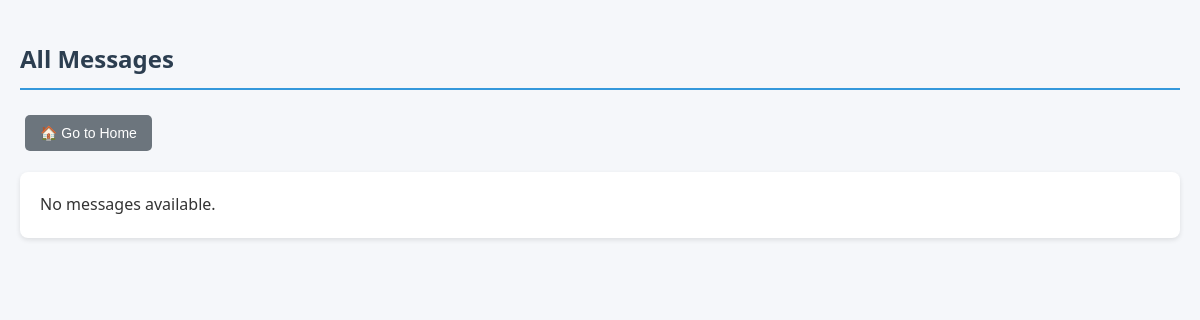
The page /inbox (signed in) on the database as committed earlier.
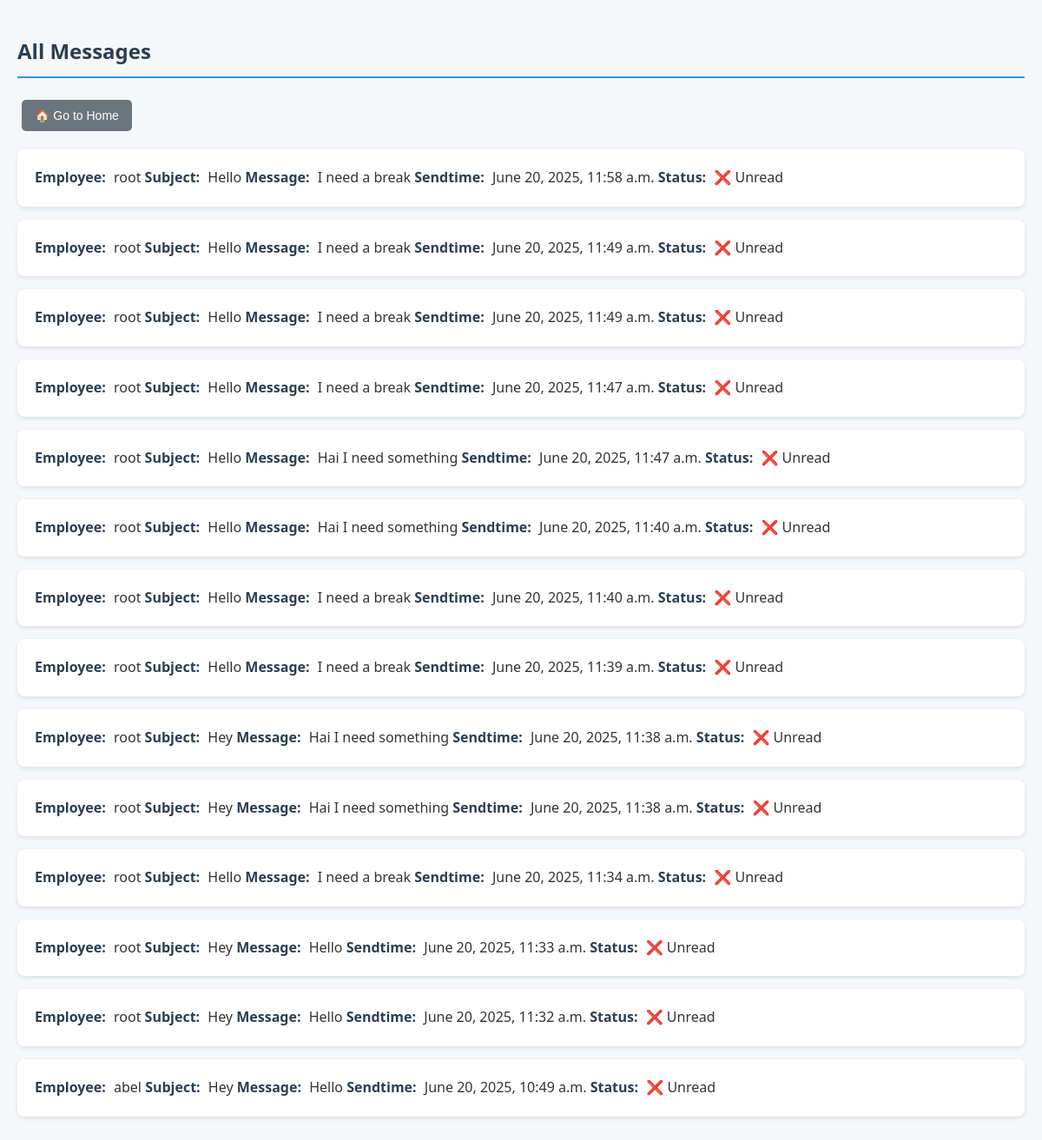
The same page on the database as committed later.
### home/models.py (models this page shows, shortened)
class Message(models.Model):
    sender = models.ForeignKey(User, on_delete=models.CASCADE, related_name='sent_messages')
    subject = models.CharField(max_length=200)
    body = models.TextField()
    sent_at = models.DateTimeField(default=timezone.now)
    read = models.BooleanField(default=False, null=True)

### home/views.py (the view, shortened to what this page needs)
# urls.py: path('inbox', views.inbox, name='inbox'),
@login_required(login_url='signin')
def inbox(request):
    sended_user = Message.objects.filter(sender=request.user).order_by('-sent_at')
    message = Message.objects.all().order_by('-sent_at')
    context = {
        'sended_user': sended_user,
        'message': message,
    }
    return render(request, 'inbox.html', context)

### templates/inbox.html (shortened to what this page needs)
{% load static %}
<!DOCTYPE html>
<html lang="en">
<head>
    <link rel="stylesheet" href="{% static 'sheduler/inbox.css' %}">
        <h2>All Messages</h2>
        <div>
            <a href="{% url 'index' %}">
                <button>🏠 Go to Home</button>
            </a>
        </div>
        <ul>
            {% for message in message %}
                <li>
                    <strong>Employee:</strong> {{ message.sender }}
                    <strong>Subject:</strong> {{ message.subject }}
                    <strong>Message:</strong> {{ message.body }}
                    <strong>Sendtime:</strong> {{ message.sent_at }}
                    <strong>Status:</strong>
                        {% if message.read %}
                            ✅ Read
                        {% else %}
                            ❌ Unread
                        {% endif %}
                </li>
            {% empty %}
                <li>No messages available.</li>
            {% endfor %}
        </ul>
</head>
<body>

### static/sheduler/inbox.css (style rules this page uses)
body { font-family: 'Segoe UI', Tahoma, Geneva, Verdana, sans-serif; line-height: 1.6; margin: 0; padding: 20px; background-color: #f5f7fa; color: #333; }
h2 { color: #2c3e50; margin-bottom: 20px; padding-bottom: 10px; border-bottom: 2px solid #3498db; }
button { padding: 10px 15px; margin: 5px; border: none; border-radius: 5px; cursor: pointer; font-size: 14px; transition: all 0.3s ease; background-color: #3498db; color: white; }
ul { list-style-type: none; padding: 0; }
li { background-color: white; margin-bottom: 15px; padding: 20px; border-radius: 8px; box-shadow: 0 2px 5px rgba(0,0,0,0.1); position: relative; }
li strong { color: #2c3e50; margin-right: 5px; }
a button { background-color: #6c757d; }
li > strong { font-weight: 600; }

Rows that differ between the two databases and show on the page:
added Message: sender "root", subject "Hello", body "I need a break", sent_at "June 20, 2025, 11:58 a.m.", read "❌ Unread"
added Message: sender "root", subject "Hello", body "I need a break", sent_at "June 20, 2025, 11:49 a.m.", read "❌ Unread"
added Message: sender "root", subject "Hello", body "I need a break", sent_at "June 20, 2025, 11:49 a.m.", read "❌ Unread"
added Message: sender "root", subject "Hello", body "I need a break", sent_at "June 20, 2025, 11:47 a.m.", read "❌ Unread"
added Message: sender "root", subject "Hello", body "Hai I need something", sent_at "June 20, 2025, 11:47 a.m.", read "❌ Unread"
added Message: sender "root", subject "Hello", body "Hai I need something", sent_at "June 20, 2025, 11:40 a.m.", read "❌ Unread"
added Message: sender "root", subject "Hello", body "I need a break", sent_at "June 20, 2025, 11:40 a.m.", read "❌ Unread"
added Message: sender "root", subject "Hello", body "I need a break", sent_at "June 20, 2025, 11:39 a.m.", read "❌ Unread"
added Message: sender "root", subject "Hey", body "Hai I need something", sent_at "June 20, 2025, 11:38 a.m.", read "❌ Unread"
added Message: sender "root", subject "Hey", body "Hai I need something", sent_at "June 20, 2025, 11:38 a.m.", read "❌ Unread"
added Message: sender "root", subject "Hello", body "I need a break", sent_at "June 20, 2025, 11:34 a.m.", read "❌ Unread"
added Message: sender "root", subject "Hey", body "Hello", sent_at "June 20, 2025, 11:33 a.m.", read "❌ Unread"
added Message: sender "root", subject "Hey", body "Hello", sent_at "June 20, 2025, 11:32 a.m.", read "❌ Unread"
added Message: sender "abel", subject "Hey", body "Hello", sent_at "June 20, 2025, 10:49 a.m.", read "❌ Unread"
Other text that changed with them:
text no longer shown: "No messages available."
